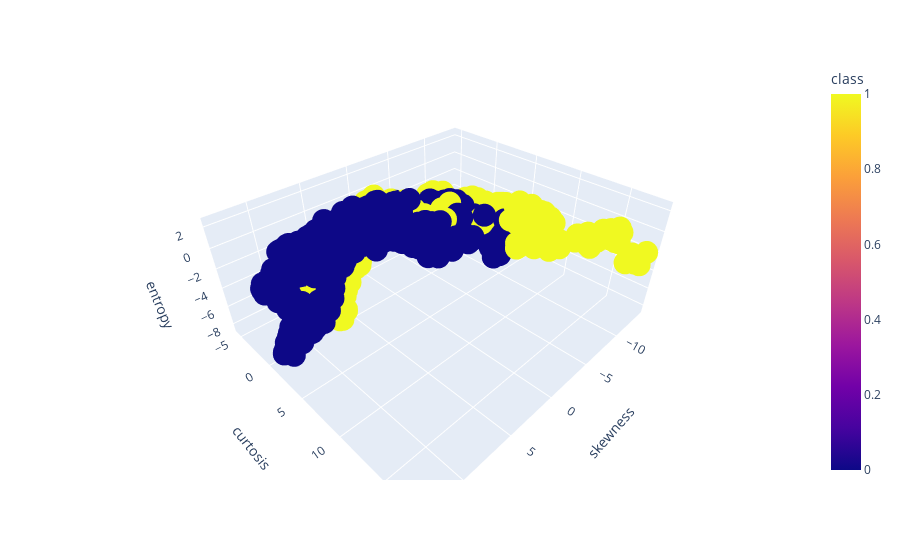

The code cell stored with this chart in its notebook:
### Markdown cell above
## Positive Impact Features

### Code cell
px.scatter_3d(data, x='skewness', y='curtosis', z='entropy', color='class')

### Figure 1 — Plotly figure (JSON) as saved in the notebook; plotly's stock layout.template omitted (floating-point values rounded to 4 significant figures; data arrays with more than 128 entries replaced by an {"elided": "..."} marker saying what was removed)
{"data": [{"hovertemplate": "skewness=%{x}<br>curtosis=%{y}<br>entropy=%{z}<br>class=%{marker.color}<extra></extra>", "legendgroup": "", "marker": {"color": {"elided": "1372 int values"}, "coloraxis": "coloraxis", "symbol": "circle"}, "mode": "markers", "name": "", "scene": "scene", "showlegend": false, "type": "scatter3d", "x": {"elided": "1372 float values"}, "y": {"elided": "1372 float values"}, "z": {"elided": "1372 float values"}}], "layout": {"coloraxis": {"colorbar": {"title": {"text": "class"}}, "colorscale": [[0, "#0d0887"], [0.1111, "#46039f"], [0.2222, "#7201a8"], [0.3333, "#9c179e"], [0.4444, "#bd3786"], [0.5556, "#d8576b"], [0.6667, "#ed7953"], [0.7778, "#fb9f3a"], [0.8889, "#fdca26"], [1, "#f0f921"]]}, "legend": {"tracegroupgap": 0}, "margin": {"t": 60}, "scene": {"domain": {"x": [0, 1], "y": [0, 1]}, "xaxis": {"title": {"text": "skewness"}}, "yaxis": {"title": {"text": "curtosis"}}, "zaxis": {"title": {"text": "entropy"}}}}}
